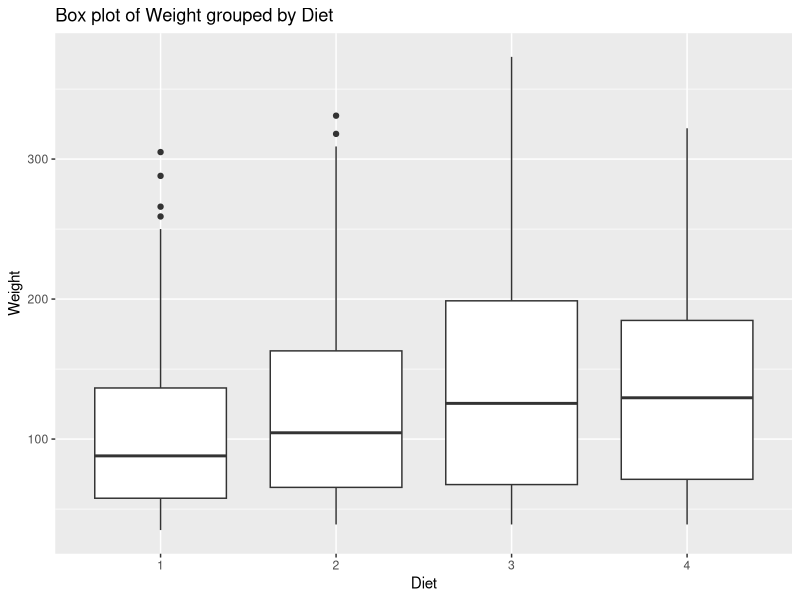
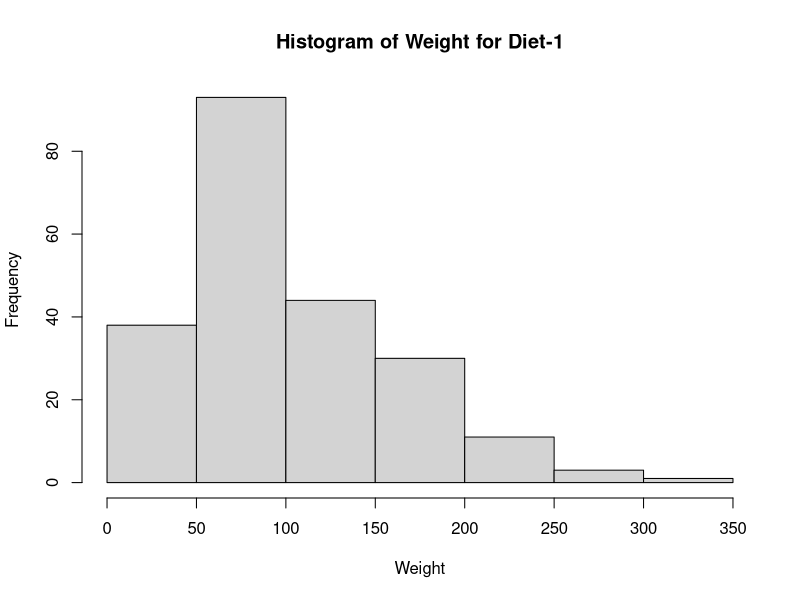
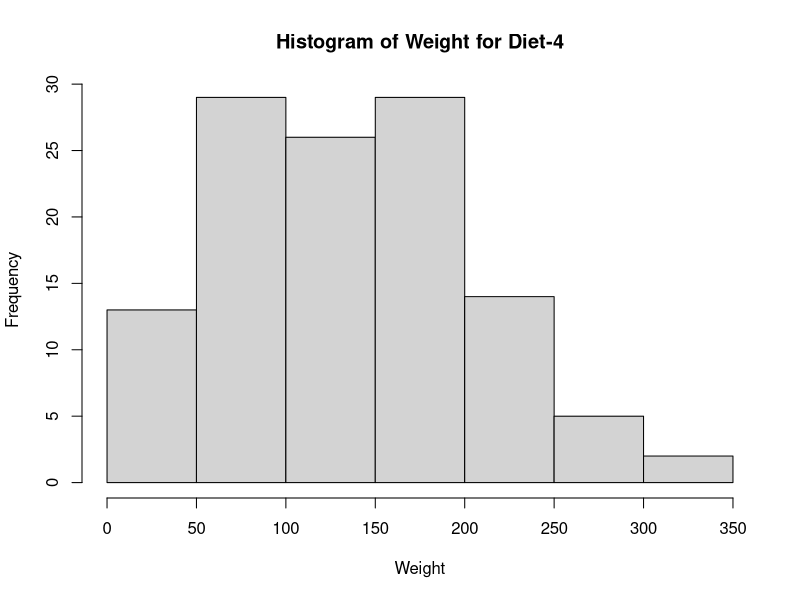
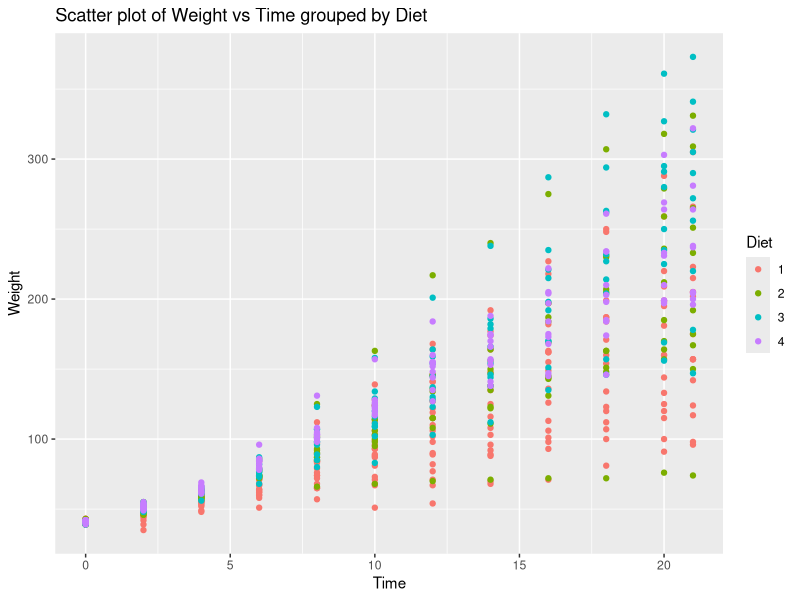

Reproduce these figures in R, in order.
# Load ChickWeight dataset
data("ChickWeight")

# (i) Get the Statistical Summary of ChickWeight dataset
summary(ChickWeight)

# (ii) Create Box plot for weight grouped by Diet
library(ggplot2)
ggplot(ChickWeight, aes(x = factor(Diet), y = weight)) + 
  geom_boxplot() + 
  labs(x = "Diet", y = "Weight") + 
  ggtitle("Box plot of Weight grouped by Diet")

# (iii) Create a Histogram for Weight features belong to Diet-1 category
hist(ChickWeight$weight[ChickWeight$Diet == 1], 
     main = "Histogram of Weight for Diet-1", 
     xlab = "Weight")

# (iv) Create a Histogram for Weight features belong to Diet-4 category
hist(ChickWeight$weight[ChickWeight$Diet == 4], 
     main = "Histogram of Weight for Diet-4", 
     xlab = "Weight")

# (v) Create Scatter plot for weight vs Time grouped by Diet
ggplot(ChickWeight, aes(x = Time, y = weight, color = factor(Diet))) + 
  geom_point() + 
  labs(x = "Time", y = "Weight", color = "Diet") + 
  ggtitle("Scatter plot of Weight vs Time grouped by Diet")
